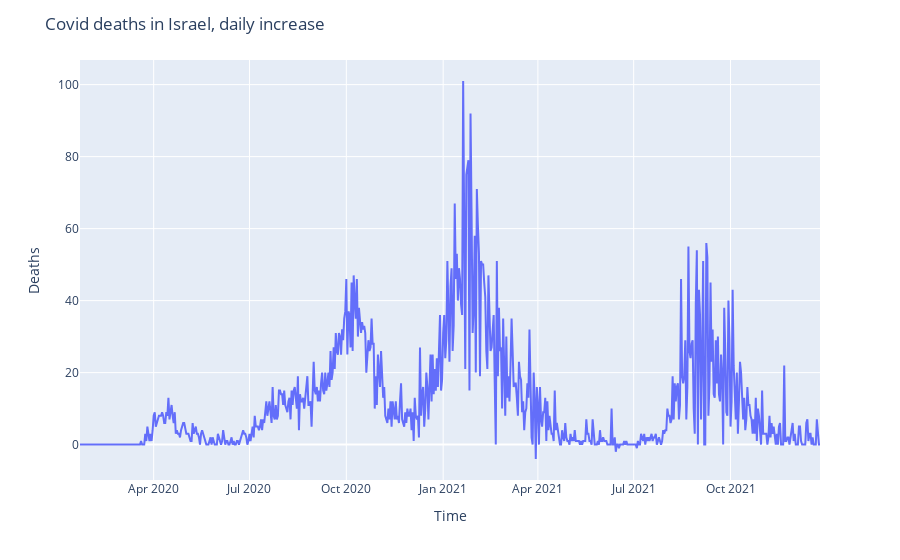

Notebook code for this chart:
### Code cell
dailyDeaths(country)

### Figure 1 — Plotly figure (JSON) as saved in the notebook; plotly's stock layout.template omitted (floating-point values rounded to 4 significant figures; data arrays with more than 128 entries replaced by an {"elided": "..."} marker saying what was removed)
{"data": [{"hovertemplate": "x=%{x}<br>y=%{y}<extra></extra>", "legendgroup": "", "line": {"color": "#636efa", "dash": "solid"}, "marker": {"symbol": "circle"}, "mode": "lines", "name": "", "orientation": "v", "showlegend": false, "type": "scatter", "x": {"elided": "704 str values"}, "xaxis": "x", "y": {"elided": "704 int values"}, "yaxis": "y"}], "layout": {"autosize": true, "legend": {"tracegroupgap": 0}, "margin": {"t": 60}, "title": {"text": "Covid deaths in Israel, daily increase"}, "xaxis": {"anchor": "y", "autorange": true, "domain": [0, 1], "range": ["2020-01-22", "2021-12-25"], "title": {"text": "Time"}, "type": "date"}, "yaxis": {"anchor": "x", "autorange": true, "domain": [0, 1], "range": [-9.833, 106.8], "title": {"text": "Deaths"}, "type": "linear"}}}
